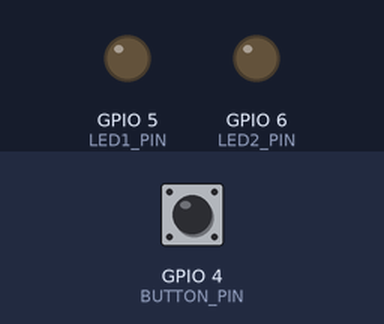
Recording of a program running on a simulated ESP32. On the bench: output pins drawn as LEDs (lit = HIGH). Dashed ring = blinking. Inputs (shaded band) come from the test bench; at power-on: GPIO 4 (BUTTON_PIN) HIGH.

Above: at 1.2 s.
1.3 s: GPIO 4 (BUTTON_PIN) pulled LOW for 3.2 s
At 2.25 s:
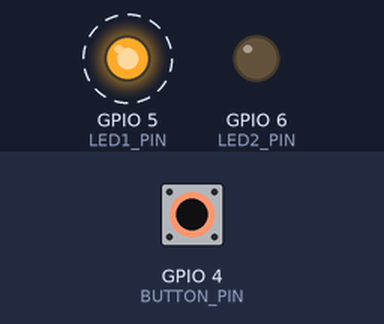
6.0 s: GPIO 4 (BUTTON_PIN) pulled LOW for 0.15 s
At 6.9 s:
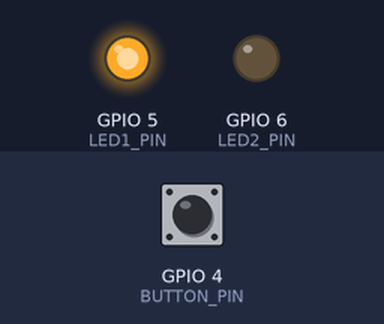
8.1 s: GPIO 4 (BUTTON_PIN) pulled LOW for 1 s
At 9.4 s:
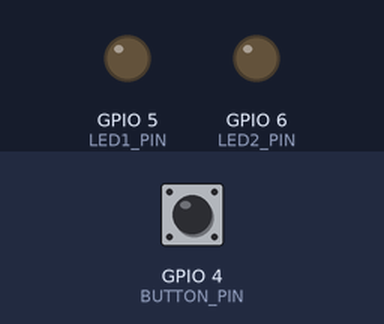
Timing chart, 0 to 11.1 s (numbered marks = the images above; inputs shaded):
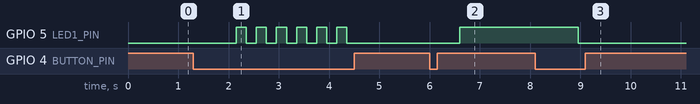

The program:

main.cpp
```cpp
#include <Arduino.h>
#include <OneButton.h>

#define LED1_PIN 5
#define LED2_PIN 6
#define BUTTON_PIN 4
OneButton button(BUTTON_PIN, true);

bool controllingLED1 = true;

void setup() {
  pinMode(LED1_PIN, OUTPUT);
  pinMode(LED2_PIN, OUTPUT);

  button.attachClick(toggleLED);
  button.attachDoubleClick(changeLED);
  button.attachDuringLongPress(blinkLED);
}
void loop() {
  button.tick();
}
void toggleLED() {
  if (controllingLED1) {
    digitalWrite(LED1_PIN, !digitalRead(LED1_PIN));
  } else {
    digitalWrite(LED2_PIN, !digitalRead(LED2_PIN));
  }
}
void changeLED() {
  controllingLED1 = !controllingLED1;
}
void blinkLED() {
  int blinkInterval = 200;
  unsigned long currentMillis = millis();
  static unsigned long previousMillis = 0;

  if (currentMillis - previousMillis >= blinkInterval) {
    previousMillis = currentMillis;
    if (controllingLED1) {
      digitalWrite(LED1_PIN, !digitalRead(LED1_PIN));
    } else {
      digitalWrite(LED2_PIN, !digitalRead(LED2_PIN));
    }
  }
}
```

Measured:
- after the input at 1.3 s, GPIO 5 (LED1_PIN): alternates HIGH for 0.20 s and LOW for 0.20 s, 12 changes in all, then stays LOW, starting after 0.85 s
- after the input at 6.0 s, GPIO 5 (LED1_PIN): LOW → HIGH after 0.60 s
- after the input at 8.1 s, GPIO 5 (LED1_PIN): HIGH → LOW after 0.85 s
